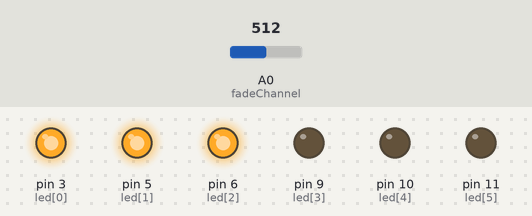
The sketch below on a simulated Arduino Uno, built with avr-gcc and run on an emulated ATmega328P. On the bench: output pins drawn as LEDs (lit = HIGH). The inputs (shaded band) are chosen by the test bench; at power-on: A0 (fadeChannel) = 512.

Above: at 1.2 s.
1.3 s: A0 (fadeChannel) set to 668
2.8 s: A0 (fadeChannel) set to 690
At 3.1 s:
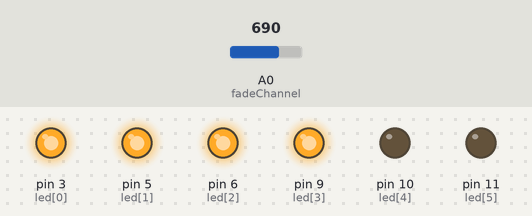
4.3 s: A0 (fadeChannel) set to 842
5.8 s: A0 (fadeChannel) set to 860
At 6.6 s:
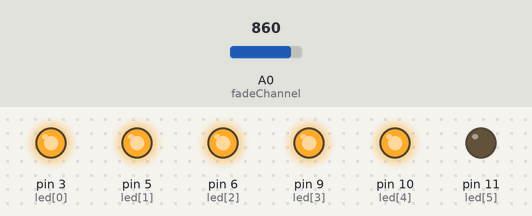
7.3 s: A0 (fadeChannel) set to 1012
8.8 s: A0 (fadeChannel) set to 1020
At 10.1 s:
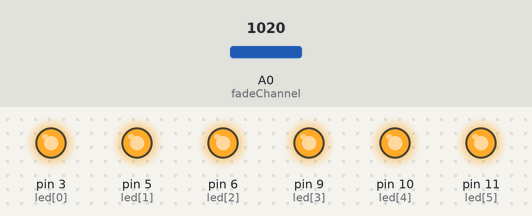
Timing chart, 0 to 11.3 s (numbered marks = the images above; inputs shaded):
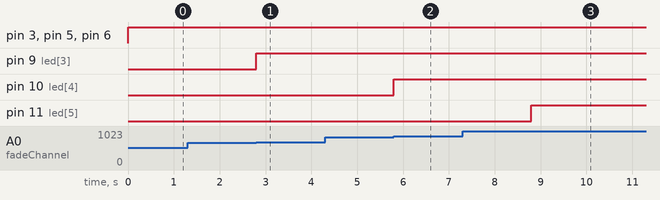

The sketch:

Assignment6.ino
```cpp
int led[6] = { 3, 5, 6, 9, 10, 11}; // Assign the pins for the leds
int fadeChannel = 0;  // fade channel input
int fade, i;


void setup()
{
for (i = 0; i < 6; i++)  // Tell the arduino that the leds are digital outputs
  pinMode(led[i], OUTPUT);
}

void loop()
{
fade = analogRead(fadeChannel);  // read the fade channel
fade = fade / 170;    // adjusts the sensitivity


  if (fade == 0)  // if the potentiometer is 0 then turn off all leds
   {
   for(i = 0; i < 6; i++)
     {
     digitalWrite(led[i], LOW);
     }
  }

  else
  {
   for (i = 0; i < fade; i++) // turn on the leds up to the potentiometer value
    {
     digitalWrite(led[i], HIGH);
    }

    for(i = i; i < 6; i++)  // turn off the leds above the potentiometer value
     {
      digitalWrite(led[i], LOW);
     }
  }
}
```

Measured:
- the behaviour switches between 679 and 680 on A0 (fadeChannel) (found by bisection; images 0 and 1)
- the behaviour switches between 849 and 850 on A0 (fadeChannel) (found by bisection; images 1 and 2)
- the behaviour switches between 1019 and 1020 on A0 (fadeChannel) (found by bisection; images 2 and 3)
- after the input at 1.3 s, every drawn part: stays the same
- after the input at 2.8 s, pin 9 (led[3]): LOW → HIGH at once
- after the input at 4.3 s, every drawn part: stays the same
- after the input at 5.8 s, pin 10 (led[4]): LOW → HIGH at once
- after the input at 7.3 s, every drawn part: stays the same
- after the input at 8.8 s, pin 11 (led[5]): LOW → HIGH at once
